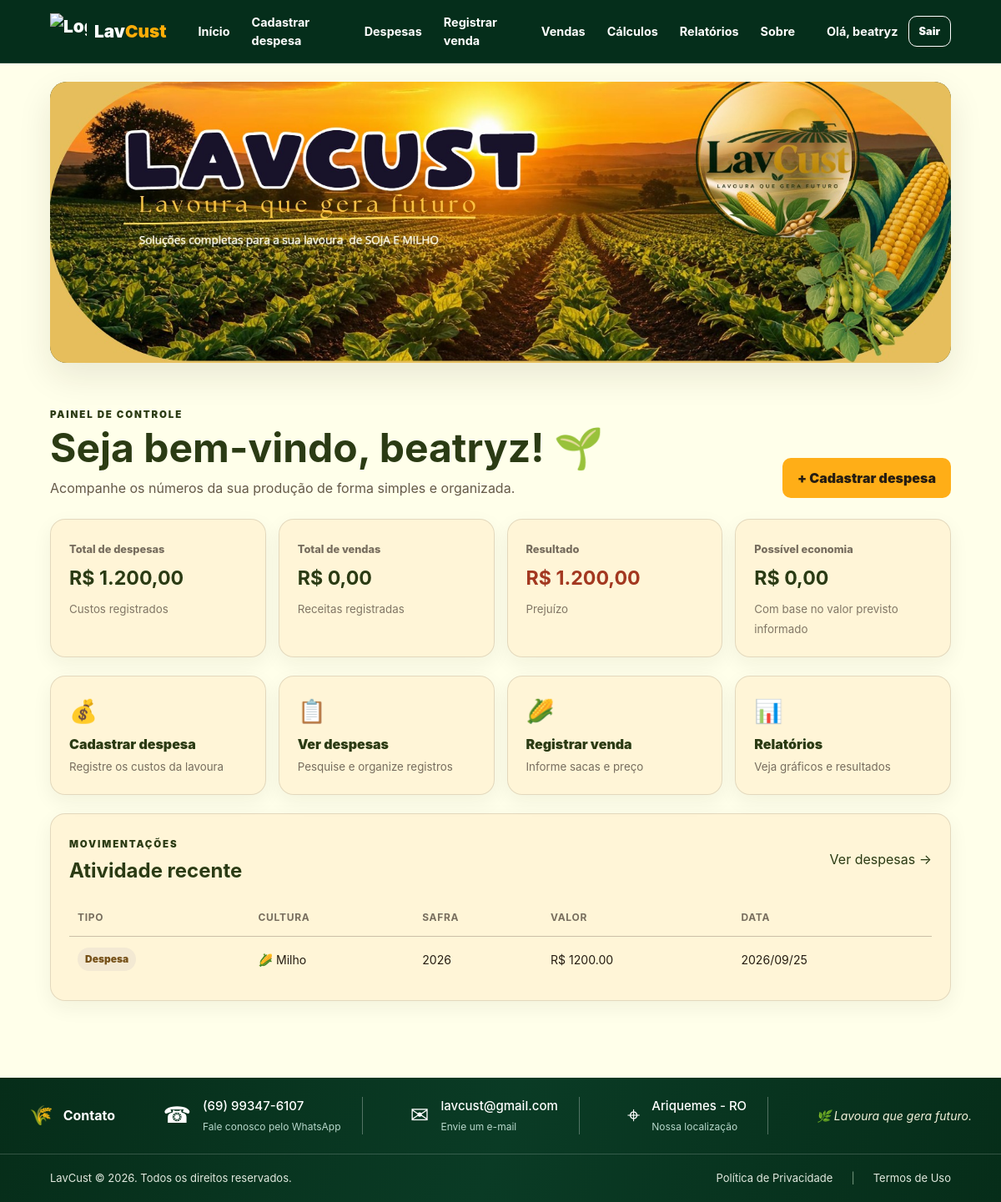
The page /dashboard (signed in) on the database as committed earlier.
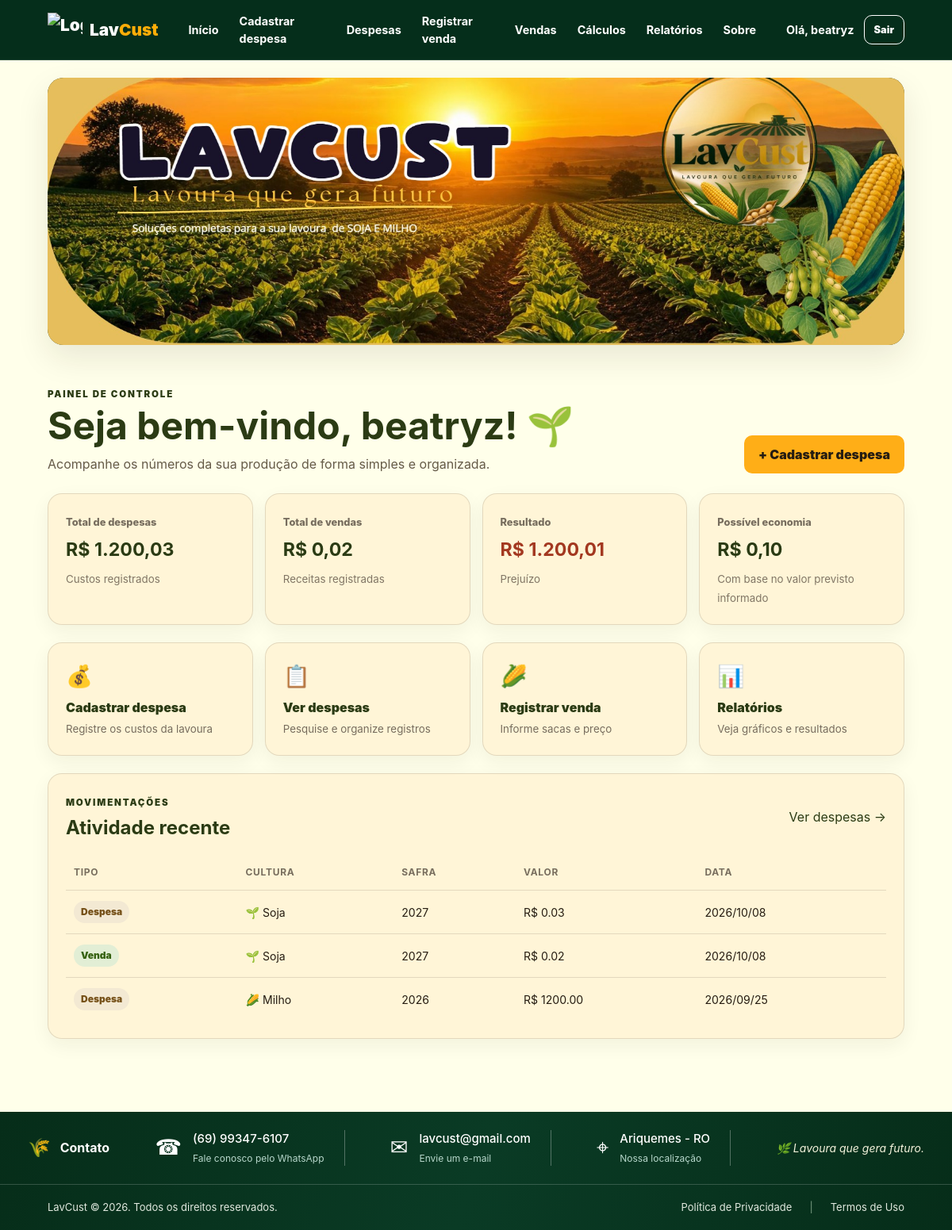
The same page on the database as committed later.
### tables this page shows
CREATE TABLE users (
        id INTEGER PRIMARY KEY AUTOINCREMENT,
        name TEXT NOT NULL,
        email TEXT NOT NULL UNIQUE,
        password_hash TEXT NOT NULL,
        created_at TEXT NOT NULL
    );

CREATE TABLE expenses (
        id INTEGER PRIMARY KEY AUTOINCREMENT,
        user_id INTEGER NOT NULL,
        culture TEXT NOT NULL CHECK(culture IN ('Soja','Milho')),
        harvest TEXT NOT NULL,
        category TEXT NOT NULL,
        description TEXT,
        amount REAL NOT NULL CHECK(amount >= 0),
        planned_amount REAL NOT NULL DEFAULT 0 CHECK(planned_amount >= 0),
        expense_date TEXT NOT NULL,
        created_at TEXT NOT NULL,
        FOREIGN KEY(user_id) REFERENCES users(id) ON DELETE CASCADE
    );

### app.py (the view)
@app.route("/dashboard")
@login_required
def dashboard():
    uid = session["user_id"]
    conn = get_db()
    totals = conn.execute("""
        SELECT
            COALESCE((SELECT SUM(amount) FROM expenses WHERE user_id=?),0) AS expenses,
            COALESCE((SELECT SUM(total) FROM sales WHERE user_id=?),0) AS sales,
            COALESCE((SELECT SUM(CASE WHEN planned_amount > amount THEN planned_amount-amount ELSE 0 END)
                      FROM expenses WHERE user_id=?),0) AS savings
    """, (uid, uid, uid)).fetchone()
    recent = conn.execute("""
        SELECT 'Despesa' AS kind, culture, harvest, amount AS value, expense_date AS date
        FROM expenses WHERE user_id=?
        UNION ALL
        SELECT 'Venda', culture, harvest, total, sale_date
        FROM sales WHERE user_id=?
        ORDER BY date DESC LIMIT 6
    """, (uid, uid)).fetchall()
    conn.close()
    expenses = float(totals["expenses"])
    sales = float(totals["sales"])
    result = sales - expenses
    return render_template("dashboard.html", totals=totals, result=result, recent=recent)

### app.py (called while the page is built)
def get_db():
    conn = sqlite3.connect(DB_PATH)
    conn.row_factory = sqlite3.Row
    conn.execute("PRAGMA foreign_keys = ON")
    return conn

def login_required(view):
    @wraps(view)
    def wrapped(*args, **kwargs):
        if "user_id" not in session:
            flash("Faça login para acessar o sistema.", "warning")
            return redirect(url_for("login"))
        return view(*args, **kwargs)
    return wrapped

def current_user():
    if "user_id" not in session:
        return None
    conn = get_db()
    user = conn.execute("SELECT id, name, email FROM users WHERE id=?", (session["user_id"],)).fetchone()
    conn.close()
    return user

@app.context_processor
def inject_globals():
    return {"current_user": current_user(), "categories": CATEGORIES, "cultures": CULTURES}

### templates/dashboard.html (shortened to what this page needs)
{% extends "base.html" %}
{% block content %}
<div class="container page">
  <section class="welcome">
    <div><span class="eyebrow">PAINEL DE CONTROLE</span><h1>Seja bem-vindo, {{ current_user['name'].split()[0] }}! 🌱</h1><p>Acompanhe os números da sua produção de forma simples e organizada.</p></div>
    <a class="btn btn-gold" href="{{ url_for('nova_despesa') }}">+ Cadastrar despesa</a>
  </section>
  <section class="stat-grid">
    <article class="stat-card"><span>Total de despesas</span><strong>{{ "R$ {:,.2f}".format(totals['expenses']).replace(",", "X").replace(".", ",").replace("X",".") }}</strong><small>Custos registrados</small></article>
    <article class="stat-card"><span>Total de vendas</span><strong>{{ "R$ {:,.2f}".format(totals['sales']).replace(",", "X").replace(".", ",").replace("X",".") }}</strong><small>Receitas registradas</small></article>
    <article class="stat-card"><span>Resultado</span><strong class="{{ 'positive' if result >= 0 else 'negative' }}">{{ "R$ {:,.2f}".format(result|abs).replace(",", "X").replace(".", ",").replace("X",".") }}</strong><small>{{ "Lucro" if result >= 0 else "Prejuízo" }}</small></article>
    <article class="stat-card"><span>Possível economia</span><strong>{{ "R$ {:,.2f}".format(totals['savings']).replace(",", "X").replace(".", ",").replace("X",".") }}</strong><small>Com base no valor previsto informado</small></article>
  </section>
  <section class="quick-grid">
    <a href="{{ url_for('nova_despesa') }}" class="quick-card"><b>💰</b><span>Cadastrar despesa</span><small>Registre os custos da lavoura</small></a>
    <a href="{{ url_for('despesas') }}" class="quick-card"><b>📋</b><span>Ver despesas</span><small>Pesquise e organize registros</small></a>
    <a href="{{ url_for('nova_venda') }}" class="quick-card"><b>🌽</b><span>Registrar venda</span><small>Informe sacas e preço</small></a>
    <a href="{{ url_for('relatorios') }}" class="quick-card"><b>📊</b><span>Relatórios</span><small>Veja gráficos e resultados</small></a>
  </section>
  <section class="panel">
    <div class="panel-heading"><div><span class="eyebrow">MOVIMENTAÇÕES</span><h2>Atividade recente</h2></div><a href="{{ url_for('despesas') }}">Ver despesas →</a></div>
    {% if recent %}
    <div class="table-wrap"><table><thead><tr><th>Tipo</th><th>Cultura</th><th>Safra</th><th>Valor</th><th>Data</th></tr></thead><tbody>
      {% for row in recent %}
      <tr><td><span class="badge {{ 'sale' if row['kind']=='Venda' else 'expense' }}">{{ row['kind'] }}</span></td><td>{{ '🌽' if row['culture']=='Milho' else '🌱' }} {{ row['culture'] }}</td><td>{{ row['harvest'] }}</td><td>R$ {{ "%.2f"|format(row['value']) }}</td><td>{{ row['date']|replace('-','/') }}</td></tr>
      {% endfor %}
    </tbody></table></div>
    {% else %}
      <div class="empty">Ainda não há movimentações. Cadastre sua primeira despesa ou venda.</div>
    {% endif %}
  </section>
</div>
{% endblock %}

### templates/base.html (shortened to what this page needs)
<!doctype html>
<html lang="pt-BR">
<head>
  <link rel="stylesheet" href="{{ url_for('static', filename='style.css') }}">
</head>
<body>
<header class="topbar">
  <a class="brand" href="{{ url_for('index') }}">
    <img src="{{ url_for('static', filename='logo_lavcust.png') }}" alt="Logo LavCust">
    <span>Lav<span>Cust</span></span>
  </a>
  {% if current_user %}
  <nav class="nav">
    <a href="{{ url_for('dashboard') }}">Início</a>
    <a href="{{ url_for('nova_despesa') }}">Cadastrar despesa</a>
    <a href="{{ url_for('despesas') }}">Despesas</a>
    <a href="{{ url_for('nova_venda') }}">Registrar venda</a>
    <a href="{{ url_for('vendas') }}">Vendas</a>
    <a href="{{ url_for('calculos') }}">Cálculos</a>
    <a href="{{ url_for('relatorios') }}">Relatórios</a>
    <a href="{{ url_for('sobre') }}">Sobre</a>
  </nav>
  <div class="user-area">
    <span class="user-name">Olá, {{ current_user['name'].split()[0] }}</span>
    <a class="btn btn-outline small" href="{{ url_for('logout') }}">Sair</a>
  </div>
  {% else %}
  <nav class="nav public-nav">
    <a href="{{ url_for('sobre') }}">Sobre</a>
    <a class="btn btn-outline small" href="{{ url_for('login') }}">Entrar</a>
    <a class="btn btn-gold small" href="{{ url_for('cadastro') }}">Criar conta</a>
  </nav>
  {% endif %}
</header>
<main>
  {% if current_user and request.endpoint not in ['login','cadastro'] %}
    <div class="banner-wrap">
      <img class="site-banner" src="{{ url_for('static', filename='banner_lavcust.png') }}" alt="Lavoura de soja e milho — LavCust">
    </div>
  {% endif %}
  <div class="container flash-area">
  </div>
  {% block content %}{% endblock %}
</main>
<footer class="rodape-lavcust">
    <div class="rodape-conteudo">
        <div class="rodape-titulo">
            <span>🌾</span>
            <strong>Contato</strong>
        </div>
        <a href="https://wa.me/5569993476107"
           target="_blank"
           rel="noopener noreferrer"
           class="rodape-item">
            <span class="rodape-icone">☎</span>
            <span>
                <strong>(69) 99347-6107</strong>
                <small>Fale conosco pelo WhatsApp</small>
            </span>
        </a>
        <a href="mailto:lavcust@gmail.com" class="rodape-item">
            <span class="rodape-icone">✉</span>
            <span>
                <strong>lavcust@gmail.com</strong>
                <small>Envie um e-mail</small>
            </span>
        </a>
        <div class="rodape-item">
            <span class="rodape-icone">⌖</span>
            <span>
                <strong>Ariquemes - RO</strong>
                <small>Nossa localização</small>
            </span>
        </div>
        <div class="rodape-frase">
            🌿 Lavoura que gera futuro.
        </div>
    </div>
    <div class="rodape-inferior">
        <span>LavCust © 2026. Todos os direitos reservados.</span>
        <div class="rodape-legal">
            <span>Política de Privacidade</span>
            <span class="separador">|</span>
            <span>Termos de Uso</span>
        </div>
    </div>
</footer>
</body>
</html>

Rows that differ between the two databases and show on the page:
added expenses: kind "Despesa", culture "🌱", culture "Soja", harvest "2027", value "0.03", date "2026/10/08", kind "Venda", value "0.02"
Other text that changed with them:
text no longer shown: "R$ 1.200,00 R$ 0,00 R$ 1.200,00 R$ 0,00"
text now shown: "R$ 1.200,03 R$ 0,02 R$ 1.200,01 R$ 0,10"
